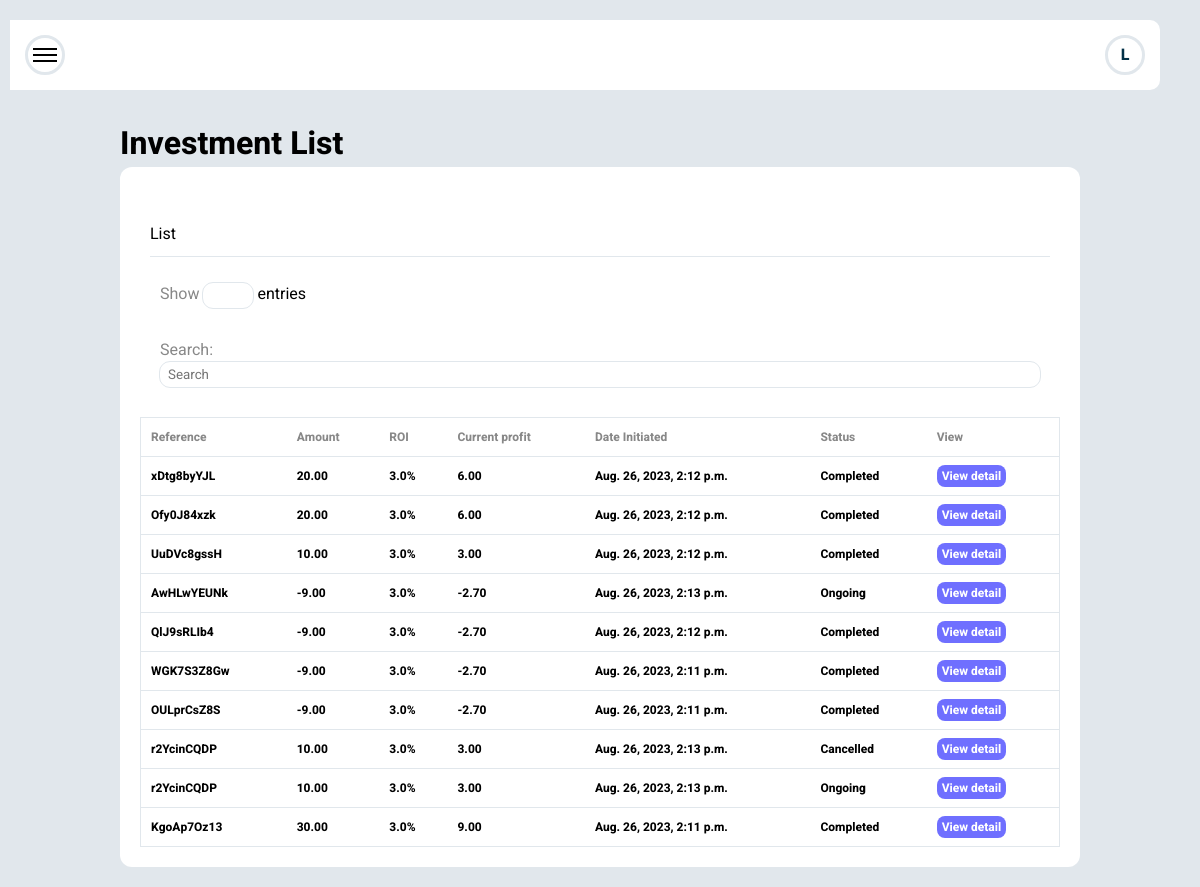
The page /dashboard/investment/list (signed in) on the database its author committed.
### crypto/models.py (models this page shows, shortened)
class Investment(models.Model):
    profile = models.ForeignKey(Profile, null=True, on_delete=models.SET_NULL, related_name='invest_user')
    reference = models.CharField(default=random_alphanumeric_string(), max_length=50, null=True, editable=True)
    slug = models.SlugField(null=True,  max_length=500)
    amount =  models.DecimalField(decimal_places=2, max_digits=100, null=True, default=0)
    package = models.ForeignKey(Package, null=True, on_delete=models.SET_NULL)
    date_initiated = models.DateTimeField(auto_now=True)
    STATUS_CHOICES = (
        ('Completed', 'Completed'),
        ('Ongoing', 'Ongoing'),
        ('Cancelled', 'Cancelled'),
    )
    status = models.CharField(null=True,
        max_length=100, choices=STATUS_CHOICES, default='Completed')
    ACCOUNT_CHOICES = (
        ('account_balance', 'Account Balance'),
    )
    account = models.CharField(null=True,
        max_length=100, choices=ACCOUNT_CHOICES, default='Account Balance')
    @property
    def current_profit(self):
        profit = (self.package.current_no_of_return*self.package.roi*self.amount)/100
        return profit

class Package(models.Model):
    package_type = models.ForeignKey(PackageType, on_delete=models.CASCADE, null=True)
    min_investment = models.DecimalField(decimal_places=2, max_digits=100, null=True, blank=True)
    max_investment = models.DecimalField(decimal_places=2, max_digits=100, null=True, blank=True)
    duration = models.IntegerField(null=True)
    current_no_of_return = models.IntegerField(null=True)
    no_of_return = models.IntegerField(null=True)
    roi = models.DecimalField(decimal_places=1, max_digits=100, null=True, blank=True)

### crypto/views/dashboard.py (the view)
class InvestmentListView(LoginRequiredMixin, ListView):
    model = Investment
    template_name = 'userdashboard/investment_list.html'
    login_url = "auth_app:login"

### crypto/context_processors.py (called while the page is built)
def base_data(request):
    data = {}
    transaction_settings = get_object_or_404(TransactionSettings, pk=1)
    site_setting = get_object_or_404(SiteSettings, pk=1)
    assets = Asset.objects.all()
    data['transaction_settings'] = transaction_settings
    data['site_setting'] = site_setting
    data['assets'] = assets
    return data

### crypto/templates/userdashboard/investment_list.html (shortened to what this page needs)
<!DOCTYPE html>
<html lang="en">
{% extends 'userdashboard/base.html'%} {% load static %}
    {% block content %}
    <div class="dashboard-content">
        <div class="content-title">
            <h1>Investment List</h1>
        </div>
        <div class="content table-list-card">
            <div class="table-list-heading">
                <div class="table-title">List</div>
                <div class="show-entries input-entry">
                    <form action="" method="get">
                        <label for="entries">Show</label> <input type="number" name="entries" id="entries">
                        <span>entries</span>
                    </form>
                </div>
                <div class="search-table input-entry">
                    <form action="" method="post">
                        <label for=" search ">Search: </label> <input type="search" name="search" id="search" placeholder="Search">
                    </form>
                </div>
            </div>
            <div class="table-content">
                <table>
                    <thead>
                        <tr>
                            <th>Reference</th>
                            <th>Amount</th>
                            <th>ROI</th>
                            <th>Current profit</th>
                            <th>Date Initiated</th>
                            <th>Status</th>
                            <th>View</th>
                        </tr>
                    </thead>
                    <tbody>
                        {% for item in object_list %} {% if item %}
                        <tr>
                            <td>{{item.reference}}</td>
                            <td>{{item.amount|floatformat:"2g"}}</td>
                            <td>{{item.package.roi}}%</td>
                            <td>{{item.current_profit|floatformat:"2g"}}</td>
                            <td>{{item.date_initiated}}</td>
                            <td class="trans-{{item.status}}">
                                <p>{{item.status}}</p>
                            </td>
                            <td>
                                <a href="{% url 'crypto:investment_detail' item.slug %}" class="view-detail">View detail</a>
                            </td>
                        </tr>
                        {% endif %} {% endfor %}
                    </tbody>
                </table>
            </div>
        </div>
    </div>
    {% endblock content %}

### crypto/templates/userdashboard/base.html (shortened to what this page needs)
<!DOCTYPE html>
<html lang="en">
{% load static %}
<head>
     {% block styles %}
    <link rel="stylesheet" href="/static/css/dashboard.css"> {% endblock styles %}
</head>
<body>
    <main>
        <div class="main-container">
            <div class="dashbase-container">
                 {% block header %}
                <div class="dashboard-header">
                    <div class="toggle-menu circle-border" onclick="toggleSidebar()">
                        <div class="menu-bar vertical-stack bar1">
                        </div>
                        <div class="menu-bar vertical-stack bar2">
                        </div>
                        <div class="menu-bar vertical-stack bar3">
                        </div>
                    </div>
                    <div class="user-name circle-border">
                        <p>{{request.user.username|first}}</p>
                    </div>
                </div>
                {% endblock header %}
            </div>
             {% block content %} {% endblock content %}
        </div>
    </main>
</body>
</html>

### crypto/static/css/dashboard.css (style rules this page uses)
* { padding: 0; margin: 0; box-sizing: border-box; font-family: Heebo, system-ui, -apple-system, BlinkMacSystemFont, 'Segoe UI', Roboto, Oxygen, Ubuntu, Cantarell, 'Open Sans', 'Helvetica Neue', sans-serif; }
:root { --background-grey: rgb(225, 231, 236); --side-bar-blue: #023047; --text-black: black; --text-grey: rgb(136, 136, 136); --active-white: white; --inactive-white: rgba(221, 221, 221, 0.863); --green: rgb(28, 153, 116); --balance: blue; --total: purple; --pending: orange; --completed: green; --ongoing: pink; --cancelled: red; }
body { background-color: var(--background-grey); overflow-x: hidden; width: 100vw; }
.main-container { max-width: 1200px; min-width: 300px; width: 100vw; margin: auto; }
.dashbase-container { display: flex; margin-top: 20px; margin-right: 20px; position: fixed; z-index: 1000; top: 0; right: 10px; left: 10px; }
.dashboard-header { display: flex; justify-content: space-between; padding: 15px; background-color: var(--active-white); border-radius: 0 10px 10px 0; height: fit-content; margin: 0 10px 20px 0; width: 100vw; transition: all 0.8s; }
.toggle-menu { cursor: pointer; }
.menu-bar { width: 100%; border: solid thin; height: 1px; transition: all 0.8s; }
.vertical-stack { margin: 2px; }
.circle-border { border: solid var(--background-grey); width: 40px; height: 40px; padding: 5px; display: flex; flex-direction: column; align-items: center; border-radius: 50%; justify-content: center; }
.user-name p { color: var(--side-bar-blue); font-weight: 800; }
.dashboard-content { width: 80%; position: relative; margin: auto; margin-left: 10%; margin-top: 15vh; }
.dashboard-content .content { display: flex; justify-content: space-around; flex-wrap: wrap; }
.table-list-card { background-color: var(--active-white); padding: 20px; border-radius: 12px; width: 100%; margin-bottom: 20px; }
.table-list-heading { width: 100%; padding: 10px; }
.table-title { border-bottom: solid thin var(--background-grey); margin: 15px 0; padding: 10px 0; }
.input-entry { margin: 10px 0; }
.input-entry input { height: 25px; border-radius: 10px; outline: 1px solid var(--background-grey); border: none; padding-left: 8px; width: 100%; }
.show-entries input { width: 50px; }
.table-content { width: 100%; overflow-x: auto; }
.table-content table { min-width: 700px; width: 100%; border-collapse: collapse; }
table th { color: var(--text-grey); font-size: 12px; }
table td { font-weight: 700; font-size: 12px; }
table { border: 1px solid var(--background-grey); border-radius: 12px; }
table td, th { padding: 10px; text-align: left; border-bottom: 1px solid var(--background-grey); }
.view-detail { background-color: rgb(111, 111, 255); color: white; padding: 2px 5px; border-radius: 8px; text-decoration: none; }
form { width: 100%; padding: 10px; }
label { color: var(--text-grey); }

### rows shown on the page
Investment: reference "xDtg8byYJL", amount "20.00", package.roi "3.0", current_profit "6.00", date_initiated "Aug. 26, 2023, 2:12 p.m.", status "Completed"
Investment: reference "Ofy0J84xzk", amount "20.00", package.roi "3.0", current_profit "6.00", date_initiated "Aug. 26, 2023, 2:12 p.m.", status "Completed"
Investment: reference "UuDVc8gssH", amount "10.00", package.roi "3.0", current_profit "3.00", date_initiated "Aug. 26, 2023, 2:12 p.m.", status "Completed"
Investment: reference "AwHLwYEUNk", amount "-9.00", package.roi "3.0", current_profit "-2.70", date_initiated "Aug. 26, 2023, 2:13 p.m.", status "Ongoing"
Investment: reference "QlJ9sRLIb4", amount "-9.00", package.roi "3.0", current_profit "-2.70", date_initiated "Aug. 26, 2023, 2:12 p.m.", status "Completed"
Investment: reference "WGK7S3Z8Gw", amount "-9.00", package.roi "3.0", current_profit "-2.70", date_initiated "Aug. 26, 2023, 2:11 p.m.", status "Completed"
Investment: reference "OULprCsZ8S", amount "-9.00", package.roi "3.0", current_profit "-2.70", date_initiated "Aug. 26, 2023, 2:11 p.m.", status "Completed"
Investment: reference "r2YcinCQDP", amount "10.00", package.roi "3.0", current_profit "3.00", date_initiated "Aug. 26, 2023, 2:13 p.m.", status "Cancelled"
Investment: reference "r2YcinCQDP", amount "10.00", package.roi "3.0", current_profit "3.00", date_initiated "Aug. 26, 2023, 2:13 p.m.", status "Ongoing"
Investment: reference "KgoAp7Oz13", amount "30.00", package.roi "3.0", current_profit "9.00", date_initiated "Aug. 26, 2023, 2:11 p.m.", status "Completed"

### other values the page prints
{{ request.user.username|first }} "L"
